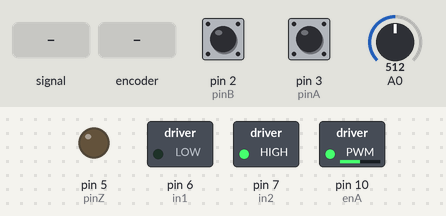
A sketch run on a simulated Arduino Uno, built with avr-gcc and run on an emulated ATmega328P. Shown: switched loads named in the sketch (green lamp = pin HIGH), output pins drawn as LEDs (lit = HIGH). The test bench sets the inputs (shaded band); at power-on: A0 = 512, pin 2 (pinB) HIGH, pin 3 (pinA) HIGH. What the sketch prints to the serial monitor is not drawn.

Above: at 1.2 s.
1.3 s: A0 fed a 200 Hz sine of ±81 counts around its level
Timing chart, 0 to 3.6 s (numbered marks = the images above; inputs shaded):
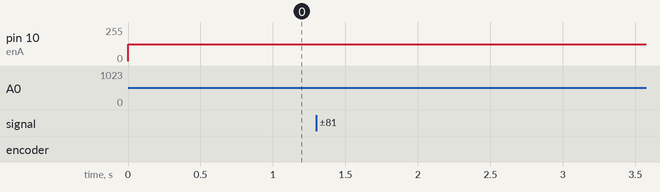

The sketch:

motor_identification_code.ino
```cpp
//communication variables ssssssssssssssssssssssssssssssssssssssssssssssssssssssssssssssssssssssssss

int RECIEVE_TAG=222;
float RECIVE_VAR1=0;
float RECIVE_VAR2=0;
float RECIVE_VAR3=0;

int SEND_TAG=111;
float SEND_VAR1=0;
float SEND_VAR2=0;
float SEND_VAR3=0;
//communication variabse eeeeeeeeeeeeeeeeeeeeeeeeeeeeeeeeeeeeeeeeeeeeeeeeeeeeeeeeeeeeeeeeeeeeeeeeeee


// ENCODER variables SSSSSSSSSSSSSSSSSSSSSSSSSSSSSSSSSSSSSSSSSSSSSSSSSSSSSSSSSSSSSSSSSSSSSSSSSSSSSSSSSSSSSSSSSSSSSSSSSSSS
      #define pinA 3
      #define pinB 2
      #define pinZ 5
      volatile int   aFlag = 0; // let's us know when we're expecting a rising edge on pinA to signal that the encoder has arrived at a detent
      volatile int   bFlag = 0; // let's us know when we're expecting a rising edge on pinB to signal that the encoder has arrived at a detent (opposite direction to when aFlag is set)
      volatile long int   ENCODER_CLICKS = 0;//this variable stores our current value of encoder position. Change to int or uin16_t instead of byte if you want to record a larger range than 0-255
      long int ANGLE;
// ENCODER variables eeeeeeeeeeeeeeeeeeeeeeeeeeeeeeeeeeeeeeeeeeeeeeeeeeeeeeeeeeeeeeeeeeeeeeeeeeeeeeeeeeeeeeeeeeeeeeeeeeee


//MOTOR DRIVER variables  SSSSSSSSSSSSSSSSSSSSSSSSSSSSSSSSSSSSSSSSSSSSSSSSSSSSSSSSSSSSSSSSSSSSSSSSSSSSSSSSSSSSSSSSSSSSSSSSSSS
    #define enA 10
    #define in1 6
    #define in2 7
    #define button 4
    int rotDirection = 0;
    int pressed = false;

//MOTOR DRIVER variables eeeeeeeeeeeeeeeeeeeeeeeeeeeeeeeeeeeeeeeeeeeeeeeeeeeeeeeeeeeeeeeeeeeeeeeeeeeeeeeeeeeeeeeeeeeeeeeeeeee

//GENERAL VARIABLES SSSSSSSSSSSSSSSSSSSSSSSSSSSSSSSSSSSSSSSSSSSSSSSSSSSSSSSSSSSSSSSSSSSSSSSSSSSSSSSSSSSSSSSSSSSSSSSSSSSSSSSS
unsigned long star_time = millis();
unsigned long sample_time_in_ms = 5;
unsigned long current_period_start_time = millis();


//GENERAL VARIABLES SSSSSSSSSSSSSSSSSSSSSSSSSSSSSSSSSSSSSSSSSSSSSSSSSSSSSSSSSSSSSSSSSSSSSSSSSSSSSSSSSSSSSSSSSSSSSSSSSSSSSSSS


//Main Setup Function--------------------------------------------------------------------------------------------------------------------------------------------------------------------------------------------------------------------------------------
//Main Setup Function--------------------------------------------------------------------------------------------------------------------------------------------------------------------------------------------------------------------------------------
//Main Setup Function--------------------------------------------------------------------------------------------------------------------------------------------------------------------------------------------------------------------------------------

void setup()
{
      // Setup encoder
      pinMode(pinA, INPUT_PULLUP); // set pinA as an PID_SENSOR_INPUT, pulled HIGH to the logic voltage (5V or 3.3V for most cases)
      pinMode(pinB, INPUT_PULLUP); // set pinB as an PID_SENSOR_INPUT, pulled HIGH to thxxe logic voltage (5V or 3.3V for most cases)
      attachInterrupt(digitalPinToInterrupt(pinB), PinA_ISR,  RISING); // set an interrupt on PinA_ISR, looking for a rising edge signal and executing the "PinA_ISR" Interrupt Service Routine (below)
      attachInterrupt(digitalPinToInterrupt(pinA), PinB_ISR,  RISING); // set an interrupt on PinB_ISR, looking for a rising edge signal and executing the "PinB_ISR" Interrupt Service Routine (below).


    //Serial setup
      Serial.begin(2000000);


    // motor driver setup
      pinMode(enA, OUTPUT);
      pinMode(in1, OUTPUT);
      pinMode(in2, OUTPUT);
      pinMode(button, INPUT);
      // Set initial rotation direction
      digitalWrite(in1, LOW);
      digitalWrite(in2, HIGH);

}
//-----------------------------------------------------------------------------------------------------------------------------------------------------------------------------------------------------------------------------------------------------

void loop()
{
  // put your main code here, to run repeatedly:
                        ANGLE = float(ENCODER_CLICKS) / 2000 * 360;
//                      Serial.println(ANGLE);

                          float analog_reading = analogRead(A0);

                          float function_generator_signal = analog_reading/1024*5;
                          float pwm_float = analog_reading/1024*255;
                          float motor_voltag_input = analog_reading/1024*12;
                          int pwm_out= int(pwm_float);
                          analogWrite(enA, pwm_out); // Send PWM signal to L298N Enable pin
                         unsigned long time_stamp = millis()-star_time;


                          SEND_VAR1=ANGLE;
                          SEND_VAR2=pwm_out;
                          SEND_VAR3=time_stamp;
             if((millis()-current_period_start_time)>sample_time_in_ms)
             {

                      send_send_variables();
                      current_period_start_time=millis();
              }


}

//-----------------------------------------------------------------------------------------------------------------------------------------------------------------------------------------------------------------------------------------------------
//-----------------------------------------------------------------------------------------------------------------------------------------------------------------------------------------------------------------------------------------------------
//-----------------------------------------------------------------------------------------------------------------------------------------------------------------------------------------------------------------------------------------------------

//encoder functions
      inline  void PinA_ISR()
              {
                cli(); //stop interrupts happening before we read pin values
                int a= digitalRead(pinA);
                int b= digitalRead(pinB);
                if (a==1 && b==1 && aFlag)
                {
                  //check that we have both pins at detent (HIGH) and that we are expecting detent on this pin's rising edge
                  ENCODER_CLICKS --; //decrement the encoder's position count
                  analogWrite(5 , ENCODER_CLICKS*2/360*255);
                  bFlag = 0; //reset flags for the next turn
                  aFlag = 0; //reset flags for the next turn
                }
                else if (b==1 && a==0) bFlag = 1; //signal that we're expecting pinB to signal the transition to detent from free rotation
                sei(); //restart interrupts
              }

        inline void PinB_ISR()
              {

                  cli(); //stop interrupts happening before we read pin values
                  int a= digitalRead(pinA);
                  int b= digitalRead(pinB);
                  if (a && b && bFlag)
                  { //check that we have both pins at detent (HIGH) and that we are expecting detent on this pin's rising edge
                    ENCODER_CLICKS ++; //increment the encoder's position count
                    analogWrite(5 , ENCODER_CLICKS*2/360*255);
                    bFlag = 0; //reset flags for the next turn
                    aFlag = 0; //reset flags for the next turn
                  }
                  else if (a==1 && b==0) aFlag = 1; //signal that we're expecting pinA to signal the transition to detent from free rotation
                  sei(); //restart interrupts
              }

// communication functions
          void update_recieve_variables()
          {
           if ( Serial.available() )
           {
              int tag;
              tag =int(Serial.parseFloat());
              if (tag==RECIEVE_TAG)
              {
                      RECIVE_VAR1=Serial.parseFloat();
                      RECIVE_VAR2= Serial.parseFloat();
                      RECIVE_VAR3= Serial.parseFloat();
              }

          }
          }
          void send_send_variables()
          {
                Serial.println(SEND_TAG);
                Serial.println(SEND_VAR1);
                Serial.println(SEND_VAR2);
                Serial.println(SEND_VAR3);

}
```
